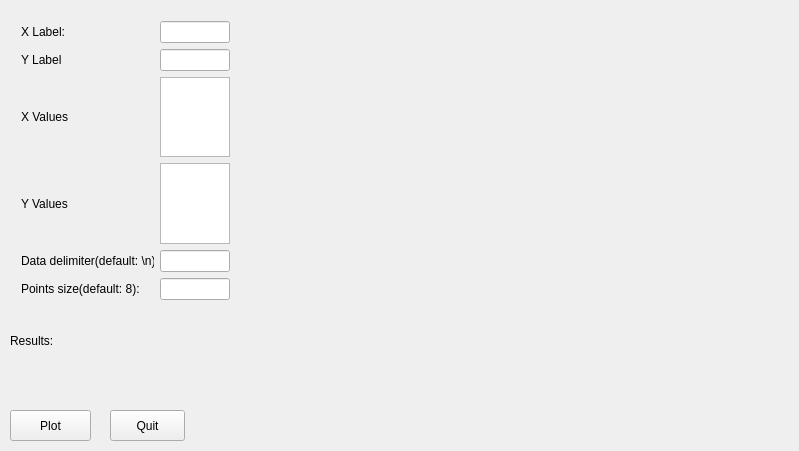
<?xml version="1.0" encoding="UTF-8"?>
<ui version="4.0">
 <class>LeastSquare</class>
 <widget class="QMainWindow" name="LeastSquare">
  <property name="geometry">
   <rect>
    <x>0</x>
    <y>0</y>
    <width>799</width>
    <height>451</height>
   </rect>
  </property>
  <property name="windowTitle">
   <string>LeastSquare</string>
  </property>
  <widget class="QWidget" name="centralWidget">
   <widget class="QCustomPlot" name="customPlot" native="true">
    <property name="geometry">
     <rect>
      <x>250</x>
      <y>0</y>
      <width>551</width>
      <height>431</height>
     </rect>
    </property>
   </widget>
   <widget class="QWidget" name="gridLayoutWidget">
    <property name="geometry">
     <rect>
      <x>10</x>
      <y>10</y>
      <width>231</width>
      <height>301</height>
     </rect>
    </property>
    <layout class="QGridLayout" name="gridLayout">
     <item row="1" column="0">
      <widget class="QLabel" name="label_3">
       <property name="text">
        <string>Y Label</string>
       </property>
      </widget>
     </item>
     <item row="0" column="0">
      <widget class="QLabel" name="label">
       <property name="text">
        <string>X Label:</string>
       </property>
      </widget>
     </item>
     <item row="0" column="1">
      <widget class="QLineEdit" name="XLabel"/>
     </item>
     <item row="3" column="0">
      <widget class="QLabel" name="label_2">
       <property name="text">
        <string>Y Values</string>
       </property>
      </widget>
     </item>
     <item row="2" column="0">
      <widget class="QLabel" name="label_4">
       <property name="text">
        <string>X Values</string>
       </property>
      </widget>
     </item>
     <item row="1" column="1">
      <widget class="QLineEdit" name="YLabel"/>
     </item>
     <item row="3" column="1">
      <widget class="QTextEdit" name="Y_data"/>
     </item>
     <item row="2" column="1">
      <widget class="QTextEdit" name="X_data"/>
     </item>
     <item row="4" column="1">
      <widget class="QLineEdit" name="Delimiter"/>
     </item>
     <item row="5" column="1">
      <widget class="QLineEdit" name="size_point"/>
     </item>
     <item row="5" column="0">
      <widget class="QLabel" name="label_6">
       <property name="text">
        <string>Points size(default: 8): </string>
       </property>
      </widget>
     </item>
     <item row="4" column="0">
      <widget class="QLabel" name="label_5">
       <property name="text">
        <string>Data delimiter(default: \n)</string>
       </property>
      </widget>
     </item>
    </layout>
   </widget>
   <widget class="QPushButton" name="Plot">
    <property name="geometry">
     <rect>
      <x>10</x>
      <y>410</y>
      <width>81</width>
      <height>31</height>
     </rect>
    </property>
    <property name="text">
     <string>Plot</string>
    </property>
   </widget>
   <widget class="QPushButton" name="Quit">
    <property name="geometry">
     <rect>
      <x>110</x>
      <y>410</y>
      <width>75</width>
      <height>31</height>
     </rect>
    </property>
    <property name="text">
     <string>Quit</string>
    </property>
   </widget>
   <widget class="QLabel" name="label_7">
    <property name="geometry">
     <rect>
      <x>10</x>
      <y>330</y>
      <width>51</width>
      <height>21</height>
     </rect>
    </property>
    <property name="text">
     <string>Results:</string>
    </property>
   </widget>
   <widget class="QLabel" name="result">
    <property name="geometry">
     <rect>
      <x>10</x>
      <y>370</y>
      <width>191</width>
      <height>21</height>
     </rect>
    </property>
    <property name="text">
     <string/>
    </property>
   </widget>
  </widget>
 </widget>
 <layoutdefault spacing="6" margin="11"/>
 <customwidgets>
  <customwidget>
   <class>QCustomPlot</class>
   <extends>QWidget</extends>
   <header>qcustomplot.h</header>
   <container>1</container>
  </customwidget>
 </customwidgets>
 <resources/>
 <connections/>
</ui>
